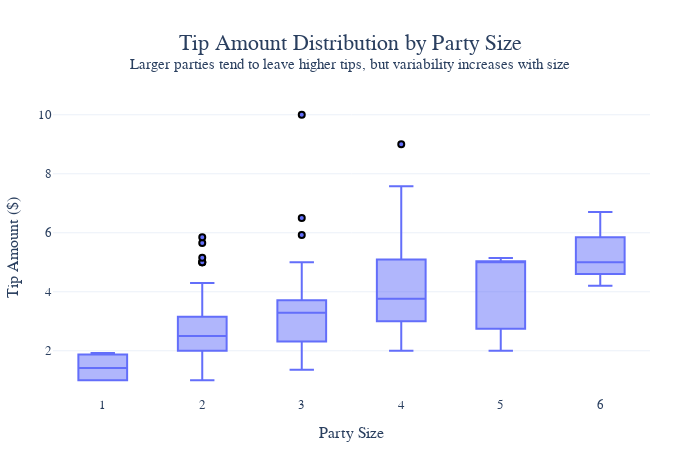

The notebook cell this image was saved under:
### Markdown cell above
## How does the party size affected the `total bill` and `tips`?

### Code cell
tips = tip_df.copy()
tips['size'] = tips['size'].astype(str)
tips = tips.sort_values('size')

fig2 = px.box(
    tips,
    x="size",
    y="tip",
    labels={"size": "Party Size", "tip": "Tip Amount ($)"},
    template="plotly_white"
)

fig2.update_traces(marker=dict(line=dict(width=2, color='black')))

fig2.update_layout(
    title={
        'text': (
            "Tip Amount Distribution by Party Size<br>"
            "<sup>Larger parties tend to leave higher tips, but variability increases with size</sup>"
        ),
        'x': 0.5,
        'xanchor': 'center'
    },
    title_font=dict(size=22, family='Arial'),
    font=dict(size=14, family='Arial'),
    xaxis=dict(
        title='Party Size',
        tickfont=dict(size=13),
        title_font=dict(size=16)
    ),
    yaxis=dict(
        title='Tip Amount ($)',
        tickfont=dict(size=13),
        title_font=dict(size=16)
    ),
    width=700,
    height=450,
    margin=dict(l=50, r=50, t=100, b=50)
)

fig2.show()

### Figure 1 — Plotly figure (JSON) as saved in the notebook; plotly's stock layout.template omitted (floating-point values rounded to 4 significant figures; data arrays with more than 128 entries replaced by an {"elided": "..."} marker saying what was removed)
{"data": [{"alignmentgroup": "True", "hovertemplate": "Party Size=%{x}<br>Tip Amount ($)=%{y}<extra></extra>", "legendgroup": "", "marker": {"color": "#636efa", "line": {"color": "black", "width": 2}}, "name": "", "notched": false, "offsetgroup": "", "orientation": "v", "showlegend": false, "type": "box", "x": {"elided": "244 str values"}, "x0": " ", "xaxis": "x", "y": {"elided": "244 float values"}, "y0": " ", "yaxis": "y"}], "layout": {"boxmode": "group", "font": {"family": "Arial", "size": 14}, "height": 450, "legend": {"tracegroupgap": 0}, "margin": {"b": 50, "l": 50, "r": 50, "t": 100}, "title": {"font": {"family": "Arial", "size": 22}, "text": "Tip Amount Distribution by Party Size<br><sup>Larger parties tend to leave higher tips, but variability increases with size</sup>", "x": 0.5, "xanchor": "center"}, "width": 700, "xaxis": {"anchor": "y", "domain": [0, 1], "tickfont": {"size": 13}, "title": {"font": {"size": 16}, "text": "Party Size"}}, "yaxis": {"anchor": "x", "domain": [0, 1], "tickfont": {"size": 13}, "title": {"font": {"size": 16}, "text": "Tip Amount ($)"}}}}
